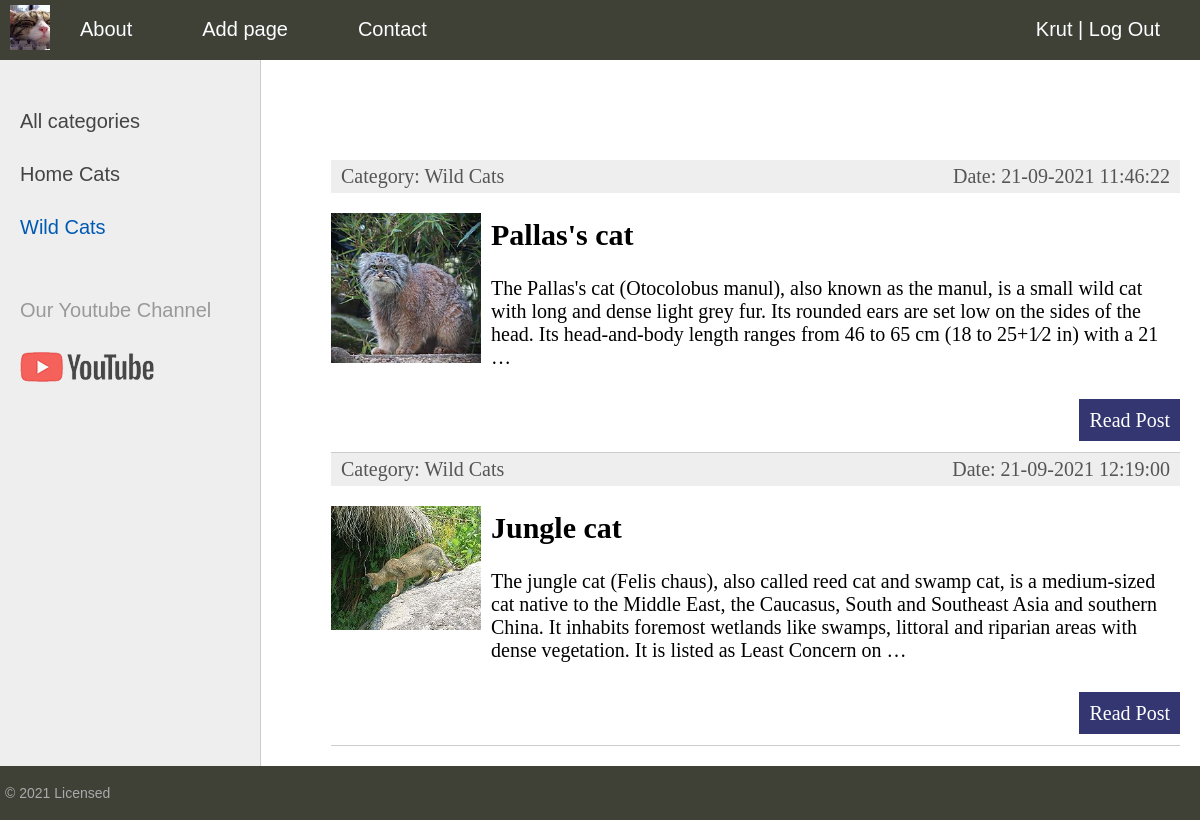
Screenshot of /category/wild-cats/ (signed in) with the database file from the repository.
### blog/models.py (models this page shows, shortened)
class Category(models.Model):
    name = models.CharField(max_length=100, db_index=True, verbose_name="Category")
    slug = models.SlugField(max_length=255, unique=True, db_index=True, verbose_name="URL")
    def __str__(self):
        return self.name
    def get_absolute_url(self):
        return reverse('category', kwargs={'cat_slug': self.slug})
    class Meta:
        verbose_name = 'Category'
        verbose_name_plural = 'Categories'
        ordering = ['id']

class Blog(models.Model):
    title = models.CharField(max_length=255)
    slug = models.SlugField(max_length=255, unique=True, db_index=True, verbose_name="URL")
    content = models.TextField(blank=True)
    photo = models.ImageField(upload_to="photos/%Y/%m/%d/")
    time_create = models.DateTimeField(auto_now_add=True)
    time_update = models.DateTimeField(auto_now=True)
    is_published = models.BooleanField(default=True)
    cat = models.ForeignKey('Category', on_delete=models.PROTECT)
    def get_absolute_url(self):
        return reverse('post', kwargs={'post_slug': self.slug})
    class Meta:
        verbose_name = 'Cats'
        ordering = ['id']

### blog/views.py (the view)
# urls.py: path('category/<slug:cat_slug>/', BlogCategory.as_view(), name='category'),
class BlogCategory(DataMixin, ListView):
    model = Blog
    template_name = 'blog/index.html'
    context_object_name = 'posts'
    allow_empty = False
    def get_queryset(self):
        return Blog.objects.filter(cat__slug=self.kwargs['cat_slug'], is_published=True).select_related('cat')
    def get_context_data(self, *, object_list=None, **kwargs):
        context = super().get_context_data(**kwargs)
        c = Category.objects.get(slug=self.kwargs['cat_slug'])
        c_def = self.get_user_context(title='Category - ' + str(c.name),
                                      cat_selected=c.pk)
        return dict(list(context.items()) + list(c_def.items()))

### blog/utils.py (called while the page is built)
    def get_user_context(self, **kwargs):
        context = kwargs
        cats = Category.objects.annotate(Count('blog'))
        user_menu = menu.copy()
        if not self.request.user.is_authenticated:
            user_menu.pop(1)
        context['menu'] = user_menu
        context['cats'] = cats
        if 'cat_selected' not in context:
            context['cat_selected'] = 0
        return context

### blog/templates/blog/index.html (shortened to what this page needs)
{% extends 'blog/base.html' %}
{% block content %}
<ul class="list-articles">
	{% for p in posts %}
			<li><div class="article-panel">
	<p class="first">Category: {{p.cat}}</p>
	<p class="last">Date: {{p.time_update|date:"d-m-Y H:i:s"}}</p>
</div>
{% if p.photo %}
	<p><img class="img-article-left thumb" src="{{p.photo.url}}"></p>
{% endif %}
				<h2>{{p.title}}</h2>
	{% autoescape on %}
	{{p.content|linebreaks|truncatewords:50}}
	{% endautoescape %}
			<p class="link-read-post"><a href="{{ p.get_absolute_url }}">Read Post</a></p>
			</li>
	{% endfor %}
</ul>
{% endblock %}

### blog/templates/blog/base.html (shortened to what this page needs)
{% load static %}
{% load blog_tags %}
<!DOCTYPE html>
<html>
<head>
	<link type="text/css" href="{% static 'blog/css/styles.css' %}" rel="stylesheet" />
</head>
<body>
<table class="table-page" border=0 cellpadding="0" cellspacing="0">
<tr><td valign=top>
{% block mainmenu %}
		<div class="header">
			<ul id="mainmenu" class="mainmenu">
			<li class="logo"><a href="{% url 'home' %}"><div class="logo"></div></a></li>
{% for m in menu %}
			<li><a href="{% url m.url_name %}">{{m.title}}</a></li>
{% endfor %}
				{% if request.user.is_authenticated %}
				<li class="last"> {{user.username}} | <a href="{% url 'logout' %}">Log Out</a></li>
				{% else %}
				<li class="last"><a href="{% url 'register' %}">Registration</a> | <a href="{% url 'login' %}">Log In</a></li>
				{% endif %}
			</ul>
		</div>
{% endblock mainmenu %}
<table class="table-content" border=0 cellpadding="0" cellspacing="0">
<tr>
	<td valign="top" class="left-chapters">
	<ul id="leftchapters">
{% if cat_selected == 0 %}
		<li class="selected">All categories</li>
{% else %}
		<li><a href="{% url 'home' %}">All categories</a></li>
{% endif %}
{% for c in cats %}
{% if c.blog__count > 0 %}
	{% if c.pk == cat_selected %}
		<li class="selected">{{c.name}}</li>
	{% else %}
		<li><a href="{{ c.get_absolute_url }}">{{c.name}}</a></li>
	{% endif %}
{% endif %}
{% endfor %}
		<li class="share">
		<p>Our Youtube Channel</p>
		<a class="share-yt" href="#" target="_blank" rel="nofollow"></a>
		</li>
	</ul>
</td>
<td valign="top" class="content">
	<div class="content-text">
{% block content %}
{% endblock %}
	</div>
</td></tr></table>
</td></tr>
<tr><td valign=top>
	<div id="footer">
		<p>&copy; 2021 Licensed</p>
	</div>
</td></tr></table>
</body>
</html>

### blog/static/blog/css/styles.css (style rules this page uses)
html, body { font-family: 'Arial'; margin: 0; padding: 0; height: 100%; width: 100%; color: #444; }
a { color: #0059b2; text-decoration: none; }
img { max-width: 600px; height: auto; }
img.img-article-left { max-width: 300px; height: auto; float: left; padding: 0 10px 10px 0; }
img.img-article-left.thumb { max-width: 150px; height: auto; }
p.link-read-post { text-align: right; }
p.link-read-post a { padding: 10px; min-width: 100px; background: #333671; color: #fff; text-decoration: none; }
div.article-panel { background: #eee; padding: 5px 10px 5px 10px; box-sizing border-box; overflow: hidden; color: #555; }
div.article-panel p.first { margin: 0; float: left; }
div.article-panel p.last { margin: 0; float: right; }
ul.list-articles { list-style: none; margin: 0; padding: 0; }
ul.list-articles li { border-bottom: 1px solid #ccc; }
.table-page { width: 100%; height: 100%; vertical-align: top; }
.table-page tr { height: 100%; }
.header { background: #3F4137; height: 60px; }
.logo { background: url('../images/logo.png') no-repeat 10px 5px; width: 50px; height: 50px; }
ul.mainmenu { list-style: none; margin: 0; padding: 0; height: 60px; color: #fcfdff; font-size: 20px; overflow: hidden; }
ul.mainmenu li { float: left; margin: 18px 40px 0 30px; }
ul.mainmenu li.logo { margin: 0; }
ul.mainmenu li.last { float: right; }
ul.mainmenu li a { color: #fcfdff; text-decoration: none; }
.table-content { width: 100%; min-height: 100%; height: 100%; }
.left-chapters { margin: 0; background: #eee; border-right: 1px solid #ccc; min-height: 100%; }
.left-chapters ul { width: 230px; min-height: 100%; margin: 0; padding: 20px 10px 10px 20px; list-style: none; font-size: 20px; }
.left-chapters ul li { margin: 30px 0 0 0; color: #999; }
.left-chapters ul li.selected { color: #0059b2; }
.left-chapters ul li a { color: #444; text-decoration: none; }
.left-chapters ul li.share { margin: 60px 0 0 0; }
.left-chapters ul li.share p { margin: 30px 0 30px 0; }
.left-chapters ul li.share a { display: inline-block; width: 40px; height: 40px; margin: 0 20px 0 0; }
.left-chapters ul li.share a.share-yt { width: 100%; height: 30px; background: url('../images/share_yt.png') no-repeat 0 0 }
.content { padding: 40px 20px 20px 40px; width: 100%; box-sizing: border-box; }
.content-text { margin: 60px 0 0 30px; color: #000; font-size: 20px; font-family: Yandex Sans Display Light; }
#footer { box-sizing: border-box; background: #3F4137; padding: 5px; color: #aaa; font-size: 14px; font-family: Verdana, Geneva, Arial, Helvetica; text-align: left; overflow: hidden; }

### rows the page displays
Category: name "Home Cats"
Category: name "Wild Cats"
Blog: cat "Wild Cats", time_update "21-09-2021 11:46:22", photo (picture), title "Pallas's cat", content "The Pallas's cat (Otocolobus manul), also known as the manul, is a small wild cat with long and dense light grey fur. Its rounded ears are set low on the sides of the head. Its head-and-body length ranges from 46 to 65 cm (18 to 25+1⁄2 in) with a 21 …"
Blog: cat "Wild Cats", time_update "21-09-2021 12:19:00", photo (picture), title "Jungle cat", content "The jungle cat (Felis chaus), also called reed cat and swamp cat, is a medium-sized cat native to the Middle East, the Caucasus, South and Southeast Asia and southern China. It inhabits foremost wetlands like swamps, littoral and riparian areas with dense vegetation. It is listed as Least Concern on …"

### other values shown
{{ m.title }} "About" "Add page" "Contact"
{{ user.username }} "Krut"
